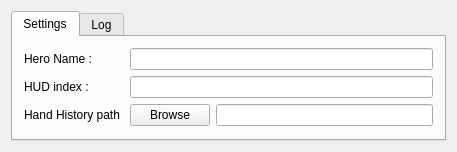
<?xml version="1.0" encoding="UTF-8"?>
<ui version="4.0">
 <class>MainWindow</class>
 <widget class="QMainWindow" name="MainWindow">
  <property name="geometry">
   <rect>
    <x>0</x>
    <y>0</y>
    <width>457</width>
    <height>144</height>
   </rect>
  </property>
  <property name="windowTitle">
   <string>AutoSpinHUDSwapper</string>
  </property>
  <widget class="QWidget" name="centralWidget">
   <layout class="QVBoxLayout" name="verticalLayout">
    <item>
     <widget class="QTabWidget" name="tabWidget">
      <property name="currentIndex">
       <number>0</number>
      </property>
      <widget class="QWidget" name="tab">
       <attribute name="title">
        <string>Settings</string>
       </attribute>
       <layout class="QVBoxLayout" name="verticalLayout_2">
        <item>
         <layout class="QHBoxLayout" name="horizontalLayout_2">
          <item>
           <widget class="QLabel" name="label">
            <property name="minimumSize">
             <size>
              <width>100</width>
              <height>0</height>
             </size>
            </property>
            <property name="maximumSize">
             <size>
              <width>100</width>
              <height>16777215</height>
             </size>
            </property>
            <property name="text">
             <string>Hero Name : </string>
            </property>
           </widget>
          </item>
          <item>
           <widget class="QLineEdit" name="hero_name_edit"/>
          </item>
         </layout>
        </item>
        <item>
         <layout class="QHBoxLayout" name="horizontalLayout_4">
          <item>
           <widget class="QLabel" name="label_3">
            <property name="minimumSize">
             <size>
              <width>100</width>
              <height>0</height>
             </size>
            </property>
            <property name="maximumSize">
             <size>
              <width>100</width>
              <height>16777215</height>
             </size>
            </property>
            <property name="text">
             <string>HUD index : </string>
            </property>
           </widget>
          </item>
          <item>
           <widget class="QLineEdit" name="hud_index_edit"/>
          </item>
         </layout>
        </item>
        <item>
         <layout class="QHBoxLayout" name="horizontalLayout_3">
          <item>
           <widget class="QLabel" name="label_2">
            <property name="minimumSize">
             <size>
              <width>100</width>
              <height>0</height>
             </size>
            </property>
            <property name="maximumSize">
             <size>
              <width>100</width>
              <height>16777215</height>
             </size>
            </property>
            <property name="text">
             <string>Hand History path : </string>
            </property>
           </widget>
          </item>
          <item>
           <widget class="QPushButton" name="hh_path_button">
            <property name="text">
             <string>Browse</string>
            </property>
           </widget>
          </item>
          <item>
           <widget class="QLineEdit" name="hh_path_edit">
            <property name="readOnly">
             <bool>true</bool>
            </property>
            <property name="clearButtonEnabled">
             <bool>false</bool>
            </property>
           </widget>
          </item>
         </layout>
        </item>
       </layout>
      </widget>
      <widget class="QWidget" name="tab_2">
       <attribute name="title">
        <string>Log</string>
       </attribute>
       <layout class="QHBoxLayout" name="horizontalLayout">
        <item>
         <widget class="QPlainTextEdit" name="plainTextEdit"/>
        </item>
       </layout>
      </widget>
     </widget>
    </item>
   </layout>
  </widget>
 </widget>
 <layoutdefault spacing="6" margin="11"/>
 <resources/>
 <connections/>
</ui>
